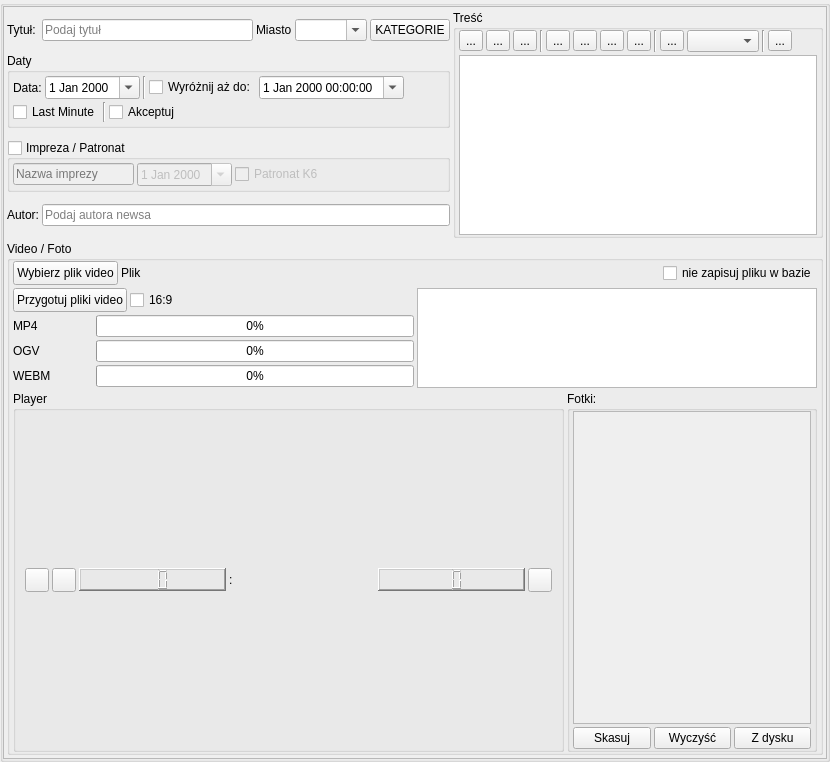
<?xml version="1.0" encoding="UTF-8"?>
<ui version="4.0">
 <class>newsGroupBox</class>
 <widget class="QGroupBox" name="newsGroupBox">
  <property name="geometry">
   <rect>
    <x>0</x>
    <y>0</y>
    <width>830</width>
    <height>762</height>
   </rect>
  </property>
  <property name="sizePolicy">
   <sizepolicy hsizetype="MinimumExpanding" vsizetype="MinimumExpanding">
    <horstretch>0</horstretch>
    <verstretch>0</verstretch>
   </sizepolicy>
  </property>
  <property name="minimumSize">
   <size>
    <width>830</width>
    <height>560</height>
   </size>
  </property>
  <property name="maximumSize">
   <size>
    <width>16777215</width>
    <height>9999</height>
   </size>
  </property>
  <property name="windowTitle">
   <string>GroupBox</string>
  </property>
  <property name="title">
   <string/>
  </property>
  <property name="flat">
   <bool>true</bool>
  </property>
  <layout class="QVBoxLayout" name="verticalLayout">
   <property name="spacing">
    <number>0</number>
   </property>
   <property name="sizeConstraint">
    <enum>QLayout::SetMinimumSize</enum>
   </property>
   <property name="leftMargin">
    <number>0</number>
   </property>
   <property name="topMargin">
    <number>0</number>
   </property>
   <property name="rightMargin">
    <number>0</number>
   </property>
   <property name="bottomMargin">
    <number>0</number>
   </property>
   <item>
    <widget class="QScrollArea" name="scrollArea">
     <property name="horizontalScrollBarPolicy">
      <enum>Qt::ScrollBarAlwaysOff</enum>
     </property>
     <property name="widgetResizable">
      <bool>true</bool>
     </property>
     <widget class="QWidget" name="scrollAreaWidgetContents">
      <property name="geometry">
       <rect>
        <x>0</x>
        <y>0</y>
        <width>822</width>
        <height>737</height>
       </rect>
      </property>
      <layout class="QVBoxLayout" name="verticalLayout_4">
       <property name="spacing">
        <number>3</number>
       </property>
       <property name="leftMargin">
        <number>3</number>
       </property>
       <property name="topMargin">
        <number>3</number>
       </property>
       <property name="rightMargin">
        <number>3</number>
       </property>
       <property name="bottomMargin">
        <number>3</number>
       </property>
       <item>
        <layout class="QHBoxLayout" name="horizontalLayout_11">
         <property name="spacing">
          <number>3</number>
         </property>
         <item>
          <layout class="QVBoxLayout" name="verticalLayout_6">
           <property name="spacing">
            <number>3</number>
           </property>
           <item>
            <layout class="QHBoxLayout" name="horizontalLayout">
             <property name="spacing">
              <number>3</number>
             </property>
             <item>
              <widget class="QLabel" name="tytulLabel">
               <property name="text">
                <string>Tytuł: </string>
               </property>
              </widget>
             </item>
             <item>
              <widget class="QLineEdit" name="tytulLineEdit">
               <property name="placeholderText">
                <string>Podaj tytuł</string>
               </property>
              </widget>
             </item>
             <item>
              <widget class="QLabel" name="miastoLabel">
               <property name="text">
                <string>Miasto</string>
               </property>
              </widget>
             </item>
             <item>
              <widget class="QComboBox" name="miastoComboBox">
               <property name="toolTip">
                <string>Wybierz miasto z listy lub wpisz ręcznie.</string>
               </property>
               <property name="editable">
                <bool>true</bool>
               </property>
              </widget>
             </item>
             <item>
              <widget class="QPushButton" name="katButton">
               <property name="text">
                <string>KATEGORIE</string>
               </property>
              </widget>
             </item>
            </layout>
           </item>
           <item>
            <widget class="QGroupBox" name="datyGroupBox">
             <property name="sizePolicy">
              <sizepolicy hsizetype="Preferred" vsizetype="Fixed">
               <horstretch>0</horstretch>
               <verstretch>0</verstretch>
              </sizepolicy>
             </property>
             <property name="title">
              <string>Daty</string>
             </property>
             <layout class="QVBoxLayout" name="verticalLayout_7">
              <property name="spacing">
               <number>3</number>
              </property>
              <property name="leftMargin">
               <number>3</number>
              </property>
              <property name="topMargin">
               <number>3</number>
              </property>
              <property name="rightMargin">
               <number>3</number>
              </property>
              <property name="bottomMargin">
               <number>3</number>
              </property>
              <item>
               <layout class="QHBoxLayout" name="horizontalLayout_2">
                <property name="spacing">
                 <number>3</number>
                </property>
                <item>
                 <widget class="QLabel" name="label">
                  <property name="text">
                   <string>Data:</string>
                  </property>
                 </widget>
                </item>
                <item>
                 <widget class="QDateEdit" name="dataEdit">
                  <property name="calendarPopup">
                   <bool>true</bool>
                  </property>
                 </widget>
                </item>
                <item>
                 <widget class="Line" name="line">
                  <property name="orientation">
                   <enum>Qt::Vertical</enum>
                  </property>
                 </widget>
                </item>
                <item>
                 <widget class="QCheckBox" name="waznyCheckBox">
                  <property name="toolTip">
                   <string>Wążny promuje newsa przez okreslony czas.</string>
                  </property>
                  <property name="text">
                   <string>Wyróżnij aż do:</string>
                  </property>
                 </widget>
                </item>
                <item>
                 <widget class="QDateTimeEdit" name="waznyDataCzasEdit">
                  <property name="calendarPopup">
                   <bool>true</bool>
                  </property>
                 </widget>
                </item>
                <item>
                 <spacer name="horizontalSpacer_6">
                  <property name="orientation">
                   <enum>Qt::Horizontal</enum>
                  </property>
                  <property name="sizeHint" stdset="0">
                   <size>
                    <width>40</width>
                    <height>20</height>
                   </size>
                  </property>
                 </spacer>
                </item>
               </layout>
              </item>
              <item>
               <layout class="QHBoxLayout" name="horizontalLayout_12">
                <property name="spacing">
                 <number>3</number>
                </property>
                <item>
                 <widget class="QCheckBox" name="lastMinuteCheckBox">
                  <property name="toolTip">
                   <string>Infomacja będzie pokazana w okienku &quot;W następnych Faktach Dnia&quot; do godz. 17 nastepnego dnia, kiedy przekształci się w zwykłego newsa.</string>
                  </property>
                  <property name="text">
                   <string>Last Minute</string>
                  </property>
                 </widget>
                </item>
                <item>
                 <widget class="Line" name="line_5">
                  <property name="orientation">
                   <enum>Qt::Vertical</enum>
                  </property>
                 </widget>
                </item>
                <item>
                 <widget class="QCheckBox" name="acceptCheckBox">
                  <property name="toolTip">
                   <string>Tylko informacje z akceptacja wyświetlają się na stronie.</string>
                  </property>
                  <property name="text">
                   <string>Akceptuj</string>
                  </property>
                 </widget>
                </item>
                <item>
                 <spacer name="horizontalSpacer_4">
                  <property name="orientation">
                   <enum>Qt::Horizontal</enum>
                  </property>
                  <property name="sizeHint" stdset="0">
                   <size>
                    <width>40</width>
                    <height>20</height>
                   </size>
                  </property>
                 </spacer>
                </item>
               </layout>
              </item>
             </layout>
            </widget>
           </item>
           <item>
            <widget class="QGroupBox" name="imprezaGroupBox">
             <property name="sizePolicy">
              <sizepolicy hsizetype="Preferred" vsizetype="Fixed">
               <horstretch>0</horstretch>
               <verstretch>0</verstretch>
              </sizepolicy>
             </property>
             <property name="title">
              <string>Impreza / Patronat</string>
             </property>
             <property name="checkable">
              <bool>true</bool>
             </property>
             <property name="checked">
              <bool>false</bool>
             </property>
             <layout class="QHBoxLayout" name="horizontalLayout_4">
              <property name="spacing">
               <number>3</number>
              </property>
              <property name="leftMargin">
               <number>3</number>
              </property>
              <property name="topMargin">
               <number>3</number>
              </property>
              <property name="rightMargin">
               <number>3</number>
              </property>
              <property name="bottomMargin">
               <number>3</number>
              </property>
              <item>
               <widget class="QLineEdit" name="imprezaNazwaLineEdit">
                <property name="placeholderText">
                 <string>Nazwa imprezy</string>
                </property>
               </widget>
              </item>
              <item>
               <widget class="QDateEdit" name="imprezaDataEdit">
                <property name="calendarPopup">
                 <bool>true</bool>
                </property>
               </widget>
              </item>
              <item>
               <widget class="QCheckBox" name="patronatCheckBox">
                <property name="text">
                 <string>Patronat K6</string>
                </property>
               </widget>
              </item>
              <item>
               <spacer name="horizontalSpacer_5">
                <property name="orientation">
                 <enum>Qt::Horizontal</enum>
                </property>
                <property name="sizeHint" stdset="0">
                 <size>
                  <width>40</width>
                  <height>20</height>
                 </size>
                </property>
               </spacer>
              </item>
             </layout>
            </widget>
           </item>
           <item>
            <layout class="QHBoxLayout" name="horizontalLayout_3">
             <property name="spacing">
              <number>3</number>
             </property>
             <item>
              <widget class="QLabel" name="autorLabel">
               <property name="text">
                <string>Autor:</string>
               </property>
              </widget>
             </item>
             <item>
              <widget class="QLineEdit" name="autorLineEdit">
               <property name="placeholderText">
                <string>Podaj autora newsa</string>
               </property>
              </widget>
             </item>
            </layout>
           </item>
          </layout>
         </item>
         <item>
          <widget class="QGroupBox" name="trescGroup">
           <property name="sizePolicy">
            <sizepolicy hsizetype="Preferred" vsizetype="Fixed">
             <horstretch>0</horstretch>
             <verstretch>0</verstretch>
            </sizepolicy>
           </property>
           <property name="title">
            <string>Treść</string>
           </property>
           <layout class="QVBoxLayout" name="verticalLayout_8">
            <property name="spacing">
             <number>3</number>
            </property>
            <property name="leftMargin">
             <number>3</number>
            </property>
            <property name="topMargin">
             <number>0</number>
            </property>
            <property name="rightMargin">
             <number>3</number>
            </property>
            <property name="bottomMargin">
             <number>0</number>
            </property>
            <item>
             <layout class="QHBoxLayout" name="horizontalLayout_8">
              <property name="spacing">
               <number>3</number>
              </property>
              <item>
               <widget class="QToolButton" name="boldButton">
                <property name="text">
                 <string>...</string>
                </property>
                <property name="icon">
                 <iconset resource="textedit.qrc">
                  <normaloff>:/images/textbold.png</normaloff>:/images/textbold.png</iconset>
                </property>
                <property name="checkable">
                 <bool>true</bool>
                </property>
               </widget>
              </item>
              <item>
               <widget class="QToolButton" name="italicButton">
                <property name="text">
                 <string>...</string>
                </property>
                <property name="icon">
                 <iconset resource="textedit.qrc">
                  <normaloff>:/images/textitalic.png</normaloff>:/images/textitalic.png</iconset>
                </property>
                <property name="checkable">
                 <bool>true</bool>
                </property>
               </widget>
              </item>
              <item>
               <widget class="QToolButton" name="underlineButton">
                <property name="text">
                 <string>...</string>
                </property>
                <property name="icon">
                 <iconset resource="textedit.qrc">
                  <normaloff>:/images/textunder.png</normaloff>:/images/textunder.png</iconset>
                </property>
                <property name="checkable">
                 <bool>true</bool>
                </property>
               </widget>
              </item>
              <item>
               <widget class="Line" name="line_2">
                <property name="sizePolicy">
                 <sizepolicy hsizetype="Fixed" vsizetype="Minimum">
                  <horstretch>0</horstretch>
                  <verstretch>0</verstretch>
                 </sizepolicy>
                </property>
                <property name="orientation">
                 <enum>Qt::Vertical</enum>
                </property>
               </widget>
              </item>
              <item>
               <widget class="QToolButton" name="leftButton">
                <property name="text">
                 <string>...</string>
                </property>
                <property name="icon">
                 <iconset resource="textedit.qrc">
                  <normaloff>:/images/textleft.png</normaloff>:/images/textleft.png</iconset>
                </property>
                <property name="checkable">
                 <bool>true</bool>
                </property>
               </widget>
              </item>
              <item>
               <widget class="QToolButton" name="centerButton">
                <property name="text">
                 <string>...</string>
                </property>
                <property name="icon">
                 <iconset resource="textedit.qrc">
                  <normaloff>:/images/textcenter.png</normaloff>:/images/textcenter.png</iconset>
                </property>
                <property name="checkable">
                 <bool>true</bool>
                </property>
               </widget>
              </item>
              <item>
               <widget class="QToolButton" name="rightButton">
                <property name="text">
                 <string>...</string>
                </property>
                <property name="icon">
                 <iconset resource="textedit.qrc">
                  <normaloff>:/images/textright.png</normaloff>:/images/textright.png</iconset>
                </property>
                <property name="checkable">
                 <bool>true</bool>
                </property>
               </widget>
              </item>
              <item>
               <widget class="QToolButton" name="justifyButton">
                <property name="text">
                 <string>...</string>
                </property>
                <property name="icon">
                 <iconset resource="textedit.qrc">
                  <normaloff>:/images/textjustify.png</normaloff>:/images/textjustify.png</iconset>
                </property>
                <property name="checkable">
                 <bool>true</bool>
                </property>
               </widget>
              </item>
              <item>
               <widget class="Line" name="line_3">
                <property name="orientation">
                 <enum>Qt::Vertical</enum>
                </property>
               </widget>
              </item>
              <item>
               <widget class="QToolButton" name="colorButton">
                <property name="text">
                 <string>...</string>
                </property>
               </widget>
              </item>
              <item>
               <widget class="QComboBox" name="comboStyle"/>
              </item>
              <item>
               <widget class="Line" name="line_4">
                <property name="orientation">
                 <enum>Qt::Vertical</enum>
                </property>
               </widget>
              </item>
              <item>
               <widget class="QToolButton" name="charTableButton">
                <property name="text">
                 <string>...</string>
                </property>
                <property name="icon">
                 <iconset resource="textedit.qrc">
                  <normaloff>:/images/character-set.png</normaloff>:/images/character-set.png</iconset>
                </property>
                <property name="checkable">
                 <bool>true</bool>
                </property>
               </widget>
              </item>
              <item>
               <spacer name="horizontalSpacer_8">
                <property name="orientation">
                 <enum>Qt::Horizontal</enum>
                </property>
                <property name="sizeType">
                 <enum>QSizePolicy::MinimumExpanding</enum>
                </property>
                <property name="sizeHint" stdset="0">
                 <size>
                  <width>20</width>
                  <height>0</height>
                 </size>
                </property>
               </spacer>
              </item>
             </layout>
            </item>
            <item>
             <widget class="QTextEdit" name="textEdit">
              <property name="sizePolicy">
               <sizepolicy hsizetype="Expanding" vsizetype="MinimumExpanding">
                <horstretch>0</horstretch>
                <verstretch>0</verstretch>
               </sizepolicy>
              </property>
              <property name="minimumSize">
               <size>
                <width>0</width>
                <height>20</height>
               </size>
              </property>
              <property name="maximumSize">
               <size>
                <width>16777215</width>
                <height>180</height>
               </size>
              </property>
             </widget>
            </item>
           </layout>
          </widget>
         </item>
        </layout>
       </item>
       <item>
        <widget class="QGroupBox" name="videoGroupBox">
         <property name="sizePolicy">
          <sizepolicy hsizetype="Preferred" vsizetype="MinimumExpanding">
           <horstretch>0</horstretch>
           <verstretch>0</verstretch>
          </sizepolicy>
         </property>
         <property name="title">
          <string>Video / Foto</string>
         </property>
         <layout class="QVBoxLayout" name="verticalLayout_3">
          <property name="spacing">
           <number>3</number>
          </property>
          <property name="leftMargin">
           <number>3</number>
          </property>
          <property name="topMargin">
           <number>0</number>
          </property>
          <property name="rightMargin">
           <number>3</number>
          </property>
          <property name="bottomMargin">
           <number>0</number>
          </property>
          <item>
           <layout class="QHBoxLayout" name="horizontalLayout_5">
            <property name="spacing">
             <number>3</number>
            </property>
            <item>
             <widget class="QPushButton" name="openAviButton">
              <property name="sizePolicy">
               <sizepolicy hsizetype="Fixed" vsizetype="Fixed">
                <horstretch>0</horstretch>
                <verstretch>0</verstretch>
               </sizepolicy>
              </property>
              <property name="minimumSize">
               <size>
                <width>0</width>
                <height>24</height>
               </size>
              </property>
              <property name="text">
               <string>Wybierz plik video</string>
              </property>
             </widget>
            </item>
            <item>
             <widget class="QLabel" name="aviLabel">
              <property name="text">
               <string>Plik</string>
              </property>
             </widget>
            </item>
            <item>
             <spacer name="horizontalSpacer_2">
              <property name="orientation">
               <enum>Qt::Horizontal</enum>
              </property>
              <property name="sizeHint" stdset="0">
               <size>
                <width>40</width>
                <height>20</height>
               </size>
              </property>
             </spacer>
            </item>
            <item>
             <widget class="QCheckBox" name="aviNoSaveCheckBox">
              <property name="toolTip">
               <string>Plik nie będzie zapisany w bazie dancyh. Natomiast możesz z niego zrobić stopklatki i zapisać do galerii.</string>
              </property>
              <property name="text">
               <string>nie zapisuj pliku w bazie</string>
              </property>
             </widget>
            </item>
           </layout>
          </item>
          <item>
           <layout class="QHBoxLayout" name="horizontalLayout_15">
            <property name="spacing">
             <number>3</number>
            </property>
            <item>
             <layout class="QVBoxLayout" name="verticalLayout_2">
              <property name="spacing">
               <number>3</number>
              </property>
              <item>
               <layout class="QHBoxLayout" name="horizontalLayout_16">
                <item>
                 <widget class="QPushButton" name="convertButton">
                  <property name="sizePolicy">
                   <sizepolicy hsizetype="Fixed" vsizetype="Fixed">
                    <horstretch>0</horstretch>
                    <verstretch>0</verstretch>
                   </sizepolicy>
                  </property>
                  <property name="minimumSize">
                   <size>
                    <width>0</width>
                    <height>24</height>
                   </size>
                  </property>
                  <property name="toolTip">
                   <string>Nie musisz przygotowywać plików video na stronę na swoim komputerze. Jeśli tego nie zrobisz serwer sam je przygotuje, ale nie nastąpi to natychmiast.</string>
                  </property>
                  <property name="text">
                   <string>Przygotuj pliki video</string>
                  </property>
                  <property name="icon">
                   <iconset>
                    <normaloff>:/images/win/video-x-mng.png</normaloff>:/images/win/video-x-mng.png</iconset>
                  </property>
                 </widget>
                </item>
                <item>
                 <widget class="QCheckBox" name="wideCheckBox">
                  <property name="text">
                   <string>16:9</string>
                  </property>
                 </widget>
                </item>
               </layout>
              </item>
              <item>
               <layout class="QHBoxLayout" name="horizontalLayout_13">
                <property name="spacing">
                 <number>3</number>
                </property>
                <item>
                 <widget class="QLabel" name="MP4label">
                  <property name="minimumSize">
                   <size>
                    <width>80</width>
                    <height>0</height>
                   </size>
                  </property>
                  <property name="text">
                   <string>MP4</string>
                  </property>
                 </widget>
                </item>
                <item>
                 <widget class="QProgressBar" name="mp4ProgressBar">
                  <property name="sizePolicy">
                   <sizepolicy hsizetype="MinimumExpanding" vsizetype="Fixed">
                    <horstretch>0</horstretch>
                    <verstretch>0</verstretch>
                   </sizepolicy>
                  </property>
                  <property name="minimumSize">
                   <size>
                    <width>50</width>
                    <height>0</height>
                   </size>
                  </property>
                  <property name="maximumSize">
                   <size>
                    <width>16777215</width>
                    <height>16777215</height>
                   </size>
                  </property>
                  <property name="value">
                   <number>0</number>
                  </property>
                  <property name="alignment">
                   <set>Qt::AlignCenter</set>
                  </property>
                 </widget>
                </item>
               </layout>
              </item>
              <item>
               <layout class="QHBoxLayout" name="horizontalLayout_9">
                <property name="spacing">
                 <number>3</number>
                </property>
                <item>
                 <widget class="QLabel" name="OGVlabel">
                  <property name="minimumSize">
                   <size>
                    <width>80</width>
                    <height>0</height>
                   </size>
                  </property>
                  <property name="text">
                   <string>OGV</string>
                  </property>
                 </widget>
                </item>
                <item>
                 <widget class="QProgressBar" name="ogvProgressBar">
                  <property name="value">
                   <number>0</number>
                  </property>
                  <property name="alignment">
                   <set>Qt::AlignCenter</set>
                  </property>
                 </widget>
                </item>
               </layout>
              </item>
              <item>
               <layout class="QHBoxLayout" name="horizontalLayout_14">
                <property name="spacing">
                 <number>3</number>
                </property>
                <item>
                 <widget class="QLabel" name="WEBMlabel">
                  <property name="minimumSize">
                   <size>
                    <width>80</width>
                    <height>0</height>
                   </size>
                  </property>
                  <property name="text">
                   <string>WEBM</string>
                  </property>
                 </widget>
                </item>
                <item>
                 <widget class="QProgressBar" name="webmProgressBar">
                  <property name="value">
                   <number>0</number>
                  </property>
                  <property name="alignment">
                   <set>Qt::AlignCenter</set>
                  </property>
                 </widget>
                </item>
               </layout>
              </item>
             </layout>
            </item>
            <item>
             <widget class="QTextBrowser" name="console">
              <property name="sizePolicy">
               <sizepolicy hsizetype="MinimumExpanding" vsizetype="Fixed">
                <horstretch>0</horstretch>
                <verstretch>0</verstretch>
               </sizepolicy>
              </property>
              <property name="minimumSize">
               <size>
                <width>0</width>
                <height>100</height>
               </size>
              </property>
              <property name="maximumSize">
               <size>
                <width>16777215</width>
                <height>100</height>
               </size>
              </property>
              <property name="openLinks">
               <bool>false</bool>
              </property>
             </widget>
            </item>
           </layout>
          </item>
          <item>
           <layout class="QHBoxLayout" name="horizontalLayout_7">
            <property name="spacing">
             <number>3</number>
            </property>
            <item>
             <widget class="QGroupBox" name="playerGroup">
              <property name="sizePolicy">
               <sizepolicy hsizetype="Preferred" vsizetype="MinimumExpanding">
                <horstretch>0</horstretch>
                <verstretch>0</verstretch>
               </sizepolicy>
              </property>
              <property name="title">
               <string>Player</string>
              </property>
              <layout class="QVBoxLayout" name="verticalLayout_5">
               <property name="spacing">
                <number>3</number>
               </property>
               <item>
                <layout class="QHBoxLayout" name="playerLayout">
                 <property name="spacing">
                  <number>3</number>
                 </property>
                 <item>
                  <widget class="QPushButton" name="startButton">
                   <property name="sizePolicy">
                    <sizepolicy hsizetype="Preferred" vsizetype="Fixed">
                     <horstretch>0</horstretch>
                     <verstretch>0</verstretch>
                    </sizepolicy>
                   </property>
                   <property name="minimumSize">
                    <size>
                     <width>24</width>
                     <height>24</height>
                    </size>
                   </property>
                   <property name="maximumSize">
                    <size>
                     <width>24</width>
                     <height>24</height>
                    </size>
                   </property>
                   <property name="toolTip">
                    <string>Play</string>
                   </property>
                   <property name="text">
                    <string/>
                   </property>
                   <property name="icon">
                    <iconset resource="textedit.qrc">
                     <normaloff>:/images/media-playback-start.png</normaloff>:/images/media-playback-start.png</iconset>
                   </property>
                   <property name="flat">
                    <bool>false</bool>
                   </property>
                  </widget>
                 </item>
                 <item>
                  <widget class="QPushButton" name="pauseButton">
                   <property name="minimumSize">
                    <size>
                     <width>24</width>
                     <height>24</height>
                    </size>
                   </property>
                   <property name="maximumSize">
                    <size>
                     <width>24</width>
                     <height>24</height>
                    </size>
                   </property>
                   <property name="toolTip">
                    <string>Pause</string>
                   </property>
                   <property name="text">
                    <string/>
                   </property>
                   <property name="icon">
                    <iconset resource="textedit.qrc">
                     <normaloff>:/images/media-playback-pause.png</normaloff>:/images/media-playback-pause.png</iconset>
                   </property>
                   <property name="flat">
                    <bool>false</bool>
                   </property>
                  </widget>
                 </item>
                 <item>
                  <widget class="QLCDNumber" name="totalTimeMin">
                   <property name="sizePolicy">
                    <sizepolicy hsizetype="Minimum" vsizetype="Fixed">
                     <horstretch>0</horstretch>
                     <verstretch>0</verstretch>
                    </sizepolicy>
                   </property>
                   <property name="toolTip">
                    <string>Czas całkowity [min]</string>
                   </property>
                   <property name="frameShape">
                    <enum>QFrame::WinPanel</enum>
                   </property>
                   <property name="frameShadow">
                    <enum>QFrame::Raised</enum>
                   </property>
                   <property name="smallDecimalPoint">
                    <bool>false</bool>
                   </property>
                   <property name="digitCount">
                    <number>3</number>
                   </property>
                  </widget>
                 </item>
                 <item>
                  <widget class="QLabel" name="label_4">
                   <property name="sizePolicy">
                    <sizepolicy hsizetype="Preferred" vsizetype="Fixed">
                     <horstretch>0</horstretch>
                     <verstretch>0</verstretch>
                    </sizepolicy>
                   </property>
                   <property name="text">
                    <string>:</string>
                   </property>
                  </widget>
                 </item>
                 <item>
                  <widget class="QLCDNumber" name="totalTimeSec">
                   <property name="sizePolicy">
                    <sizepolicy hsizetype="Minimum" vsizetype="Fixed">
                     <horstretch>0</horstretch>
                     <verstretch>0</verstretch>
                    </sizepolicy>
                   </property>
                   <property name="toolTip">
                    <string>Czas całkowity [sec]</string>
                   </property>
                   <property name="frameShape">
                    <enum>QFrame::WinPanel</enum>
                   </property>
                   <property name="frameShadow">
                    <enum>QFrame::Raised</enum>
                   </property>
                   <property name="digitCount">
                    <number>2</number>
                   </property>
                  </widget>
                 </item>
                 <item>
                  <widget class="QPushButton" name="stopklatkaButton">
                   <property name="minimumSize">
                    <size>
                     <width>24</width>
                     <height>24</height>
                    </size>
                   </property>
                   <property name="maximumSize">
                    <size>
                     <width>24</width>
                     <height>24</height>
                    </size>
                   </property>
                   <property name="toolTip">
                    <string>Zapisz stopklatkę</string>
                   </property>
                   <property name="text">
                    <string/>
                   </property>
                   <property name="icon">
                    <iconset resource="textedit.qrc">
                     <normaloff>:/images/insert-image.png</normaloff>:/images/insert-image.png</iconset>
                   </property>
                   <property name="flat">
                    <bool>false</bool>
                   </property>
                  </widget>
                 </item>
                </layout>
               </item>
              </layout>
             </widget>
            </item>
            <item>
             <widget class="QGroupBox" name="fotkiGroupBox">
              <property name="sizePolicy">
               <sizepolicy hsizetype="Fixed" vsizetype="Preferred">
                <horstretch>0</horstretch>
                <verstretch>0</verstretch>
               </sizepolicy>
              </property>
              <property name="minimumSize">
               <size>
                <width>250</width>
                <height>0</height>
               </size>
              </property>
              <property name="maximumSize">
               <size>
                <width>250</width>
                <height>16777215</height>
               </size>
              </property>
              <property name="title">
               <string>Fotki:</string>
              </property>
              <layout class="QVBoxLayout" name="verticalLayout_10">
               <property name="spacing">
                <number>3</number>
               </property>
               <property name="leftMargin">
                <number>3</number>
               </property>
               <property name="topMargin">
                <number>0</number>
               </property>
               <property name="rightMargin">
                <number>3</number>
               </property>
               <property name="bottomMargin">
                <number>0</number>
               </property>
               <item>
                <widget class="QScrollArea" name="scrollArea_2">
                 <property name="widgetResizable">
                  <bool>true</bool>
                 </property>
                 <widget class="QWidget" name="fotkiScroll">
                  <property name="geometry">
                   <rect>
                    <x>0</x>
                    <y>0</y>
                    <width>236</width>
                    <height>275</height>
                   </rect>
                  </property>
                  <layout class="QVBoxLayout" name="verticalLayout_9">
                   <property name="spacing">
                    <number>0</number>
                   </property>
                   <property name="leftMargin">
                    <number>0</number>
                   </property>
                   <property name="topMargin">
                    <number>0</number>
                   </property>
                   <property name="rightMargin">
                    <number>0</number>
                   </property>
                   <property name="bottomMargin">
                    <number>0</number>
                   </property>
                   <item>
                    <layout class="QVBoxLayout" name="fotkiList">
                     <property name="spacing">
                      <number>3</number>
                     </property>
                     <property name="sizeConstraint">
                      <enum>QLayout::SetMinimumSize</enum>
                     </property>
                     <item>
                      <spacer name="verticalSpacer_3">
                       <property name="orientation">
                        <enum>Qt::Vertical</enum>
                       </property>
                       <property name="sizeHint" stdset="0">
                        <size>
                         <width>20</width>
                         <height>40</height>
                        </size>
                       </property>
                      </spacer>
                     </item>
                    </layout>
                   </item>
                  </layout>
                 </widget>
                </widget>
               </item>
               <item>
                <layout class="QHBoxLayout" name="horizontalLayout_10">
                 <property name="spacing">
                  <number>3</number>
                 </property>
                 <item>
                  <widget class="QPushButton" name="fotkiDelSel">
                   <property name="toolTip">
                    <string>Kasowanie zaznaczonych fotek.</string>
                   </property>
                   <property name="text">
                    <string>Skasuj</string>
                   </property>
                  </widget>
                 </item>
                 <item>
                  <widget class="QPushButton" name="fotkiDelAll">
                   <property name="toolTip">
                    <string>Kasuje wszystkie fotki.</string>
                   </property>
                   <property name="text">
                    <string>Wyczyść</string>
                   </property>
                  </widget>
                 </item>
                 <item>
                  <widget class="QPushButton" name="zdyskuButton">
                   <property name="toolTip">
                    <string>Dodaj fotkę z pliku JPG na dysku.</string>
                   </property>
                   <property name="text">
                    <string>Z dysku</string>
                   </property>
                  </widget>
                 </item>
                 <item>
                  <spacer name="horizontalSpacer_9">
                   <property name="orientation">
                    <enum>Qt::Horizontal</enum>
                   </property>
                   <property name="sizeHint" stdset="0">
                    <size>
                     <width>40</width>
                     <height>20</height>
                    </size>
                   </property>
                  </spacer>
                 </item>
                </layout>
               </item>
              </layout>
             </widget>
            </item>
           </layout>
          </item>
         </layout>
        </widget>
       </item>
      </layout>
     </widget>
    </widget>
   </item>
  </layout>
 </widget>
 <resources>
  <include location="textedit.qrc"/>
 </resources>
 <connections/>
</ui>
